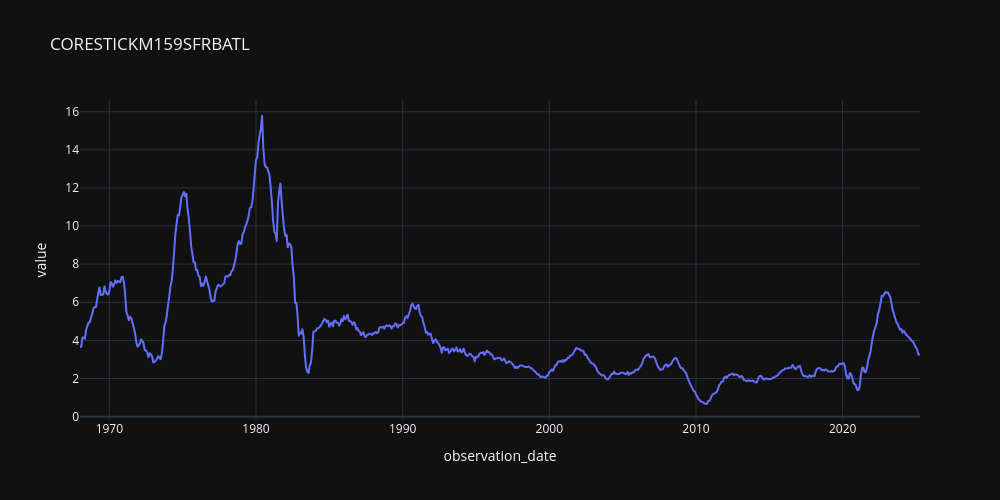

Source (notebook cell):
### Code cell
fig = s.plot(title='CORESTICKM159SFRBATL', width=1000, height=500)
fig.update_layout(showlegend=False, template='plotly_dark')

### Figure 1 — Plotly figure (JSON) as saved in the notebook; plotly's stock layout.template omitted (floating-point values rounded to 4 significant figures; data arrays with more than 128 entries replaced by an {"elided": "..."} marker saying what was removed)
{"data": [{"hovertemplate": "variable=CORESTICKM159SFRBATL<br>observation_date=%{x}<br>value=%{y}<extra></extra>", "legendgroup": "CORESTICKM159SFRBATL", "line": {"color": "#636efa", "dash": "solid"}, "marker": {"symbol": "circle"}, "mode": "lines", "name": "CORESTICKM159SFRBATL", "showlegend": true, "type": "scattergl", "x": {"elided": "1949 str values"}, "xaxis": "x", "y": {"elided": "1949 float values"}, "yaxis": "y"}], "layout": {"height": 500, "legend": {"title": {"text": "variable"}, "tracegroupgap": 0}, "showlegend": false, "title": {"text": "CORESTICKM159SFRBATL"}, "width": 1000, "xaxis": {"anchor": "y", "domain": [0, 1], "title": {"text": "observation_date"}}, "yaxis": {"anchor": "x", "domain": [0, 1], "title": {"text": "value"}}}}
